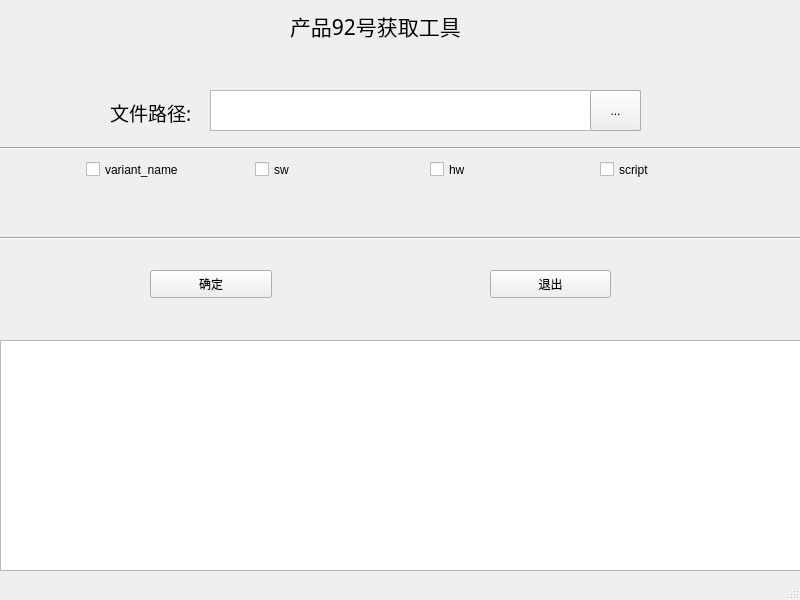
<?xml version="1.0" encoding="UTF-8"?>
<ui version="4.0">
 <class>MainWindow</class>
 <widget class="QMainWindow" name="MainWindow">
  <property name="geometry">
   <rect>
    <x>0</x>
    <y>0</y>
    <width>800</width>
    <height>600</height>
   </rect>
  </property>
  <property name="windowTitle">
   <string>MainWindow</string>
  </property>
  <widget class="QWidget" name="centralwidget">
   <widget class="QLabel" name="label">
    <property name="geometry">
     <rect>
      <x>290</x>
      <y>10</y>
      <width>221</width>
      <height>31</height>
     </rect>
    </property>
    <property name="font">
     <font>
      <family>Adobe Devanagari</family>
      <pointsize>16</pointsize>
     </font>
    </property>
    <property name="text">
     <string>产品92号获取工具</string>
    </property>
   </widget>
   <widget class="QPushButton" name="pushButton">
    <property name="geometry">
     <rect>
      <x>150</x>
      <y>270</y>
      <width>122</width>
      <height>28</height>
     </rect>
    </property>
    <property name="text">
     <string>确定</string>
    </property>
   </widget>
   <widget class="QPushButton" name="pushButton_2">
    <property name="geometry">
     <rect>
      <x>490</x>
      <y>270</y>
      <width>121</width>
      <height>28</height>
     </rect>
    </property>
    <property name="text">
     <string>退出</string>
    </property>
   </widget>
   <widget class="QTextEdit" name="textEdit">
    <property name="geometry">
     <rect>
      <x>0</x>
      <y>340</y>
      <width>801</width>
      <height>231</height>
     </rect>
    </property>
   </widget>
   <widget class="QTextEdit" name="textEdit_2">
    <property name="geometry">
     <rect>
      <x>210</x>
      <y>90</y>
      <width>431</width>
      <height>41</height>
     </rect>
    </property>
   </widget>
   <widget class="QLabel" name="label_2">
    <property name="geometry">
     <rect>
      <x>110</x>
      <y>97</y>
      <width>101</width>
      <height>31</height>
     </rect>
    </property>
    <property name="font">
     <font>
      <family>Adobe Devanagari</family>
      <pointsize>14</pointsize>
     </font>
    </property>
    <property name="text">
     <string>文件路径:</string>
    </property>
   </widget>
   <widget class="QToolButton" name="toolButton">
    <property name="geometry">
     <rect>
      <x>590</x>
      <y>90</y>
      <width>51</width>
      <height>41</height>
     </rect>
    </property>
    <property name="text">
     <string>...</string>
    </property>
   </widget>
   <widget class="QCheckBox" name="checkBox">
    <property name="geometry">
     <rect>
      <x>86</x>
      <y>160</y>
      <width>121</width>
      <height>19</height>
     </rect>
    </property>
    <property name="text">
     <string>variant_name</string>
    </property>
   </widget>
   <widget class="QCheckBox" name="checkBox_2">
    <property name="geometry">
     <rect>
      <x>255</x>
      <y>160</y>
      <width>91</width>
      <height>19</height>
     </rect>
    </property>
    <property name="text">
     <string>sw</string>
    </property>
   </widget>
   <widget class="QCheckBox" name="checkBox_3">
    <property name="geometry">
     <rect>
      <x>430</x>
      <y>160</y>
      <width>91</width>
      <height>19</height>
     </rect>
    </property>
    <property name="text">
     <string>hw</string>
    </property>
   </widget>
   <widget class="QCheckBox" name="checkBox_4">
    <property name="geometry">
     <rect>
      <x>600</x>
      <y>160</y>
      <width>91</width>
      <height>19</height>
     </rect>
    </property>
    <property name="text">
     <string>script</string>
    </property>
   </widget>
   <widget class="Line" name="line">
    <property name="geometry">
     <rect>
      <x>0</x>
      <y>140</y>
      <width>801</width>
      <height>16</height>
     </rect>
    </property>
    <property name="orientation">
     <enum>Qt::Horizontal</enum>
    </property>
   </widget>
   <widget class="Line" name="line_2">
    <property name="geometry">
     <rect>
      <x>0</x>
      <y>230</y>
      <width>801</width>
      <height>16</height>
     </rect>
    </property>
    <property name="orientation">
     <enum>Qt::Horizontal</enum>
    </property>
   </widget>
  </widget>
  <widget class="QMenuBar" name="menubar">
   <property name="geometry">
    <rect>
     <x>0</x>
     <y>0</y>
     <width>800</width>
     <height>26</height>
    </rect>
   </property>
  </widget>
  <widget class="QStatusBar" name="statusbar"/>
 </widget>
 <resources/>
 <connections>
  <connection>
   <sender>pushButton_2</sender>
   <signal>clicked()</signal>
   <receiver>MainWindow</receiver>
   <slot>close()</slot>
   <hints>
    <hint type="sourcelabel">
     <x>544</x>
     <y>312</y>
    </hint>
    <hint type="destinationlabel">
     <x>543</x>
     <y>346</y>
    </hint>
   </hints>
  </connection>
 </connections>
</ui>
